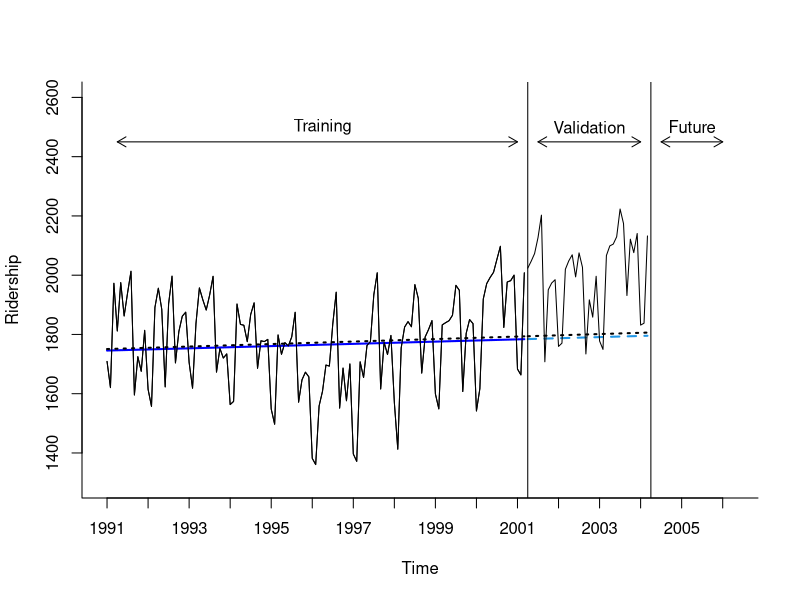

Generate this figure with R:
library(forecast)
library(zoo)

Amtrak.data <- read.csv("Amtrak data.csv")
ridership.ts <- ts(Amtrak.data$Ridership, start = c(1991, 1), end = c(2004, 3), freq = 12)

nValid <- 36
nTrain <- length(ridership.ts) - nValid
train.ts <- window(ridership.ts, start = c(1991, 1), end = c(1991, nTrain))
valid.ts <- window(ridership.ts, start = c(1991, nTrain + 1), end = c(1991, nTrain + nValid))

train.lm.expo.trend <- tslm(train.ts ~ trend, lambda = 0)
train.lm.expo.trend.pred <- forecast(train.lm.expo.trend, h = nValid, level = 0)

train.lm.linear.trend <- tslm(train.ts ~ trend, lambda = 1)
train.lm.linear.trend.pred <- forecast(train.lm.linear.trend, h = nValid, level = 0)

# Figures 6-3/6-4
plot(train.lm.expo.trend.pred, ylim = c(1300, 2600),  ylab = "Ridership", xlab = "Time", bty = "l", xaxt = "n", xlim = c(1991,2006.25), main = "", flty = 2)
axis(1, at = seq(1991, 2006, 1), labels = format(seq(1991, 2006, 1)))
lines(train.lm.expo.trend.pred$fitted, lwd = 2, col = "blue")  # Added in 6-4
lines(train.lm.linear.trend.pred$fitted, lwd = 2, col = "black", lty = 3)
lines(train.lm.linear.trend.pred$mean, lwd = 2, col = "black", lty = 3)
lines(valid.ts)
lines(train.ts)
lines(c(2004.25 - 3, 2004.25 - 3), c(0, 3500)) 
lines(c(2004.25, 2004.25), c(0, 3500))
text(1996.25, 2500, "Training")
text(2002.75, 2500, "Validation")
text(2005.25, 2500, "Future")
arrows(2004 - 3, 2450, 1991.25, 2450, code = 3, length = 0.1, lwd = 1,angle = 30)
arrows(2004.5 - 3, 2450, 2004, 2450, code = 3, length = 0.1, lwd = 1,angle = 30)
arrows(2004.5, 2450, 2006, 2450, code = 3, length = 0.1, lwd = 1, angle = 30)


BoxCox(train.ts, 0)
